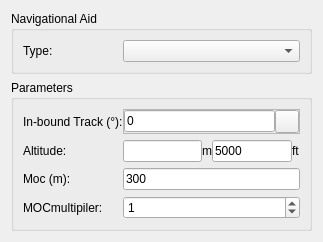
<?xml version="1.0" encoding="UTF-8"?>
<ui version="4.0">
 <class>OverheadTolerance</class>
 <widget class="QWidget" name="OverheadTolerance">
  <property name="geometry">
   <rect>
    <x>0</x>
    <y>0</y>
    <width>323</width>
    <height>242</height>
   </rect>
  </property>
  <property name="sizePolicy">
   <sizepolicy hsizetype="Preferred" vsizetype="Ignored">
    <horstretch>0</horstretch>
    <verstretch>0</verstretch>
   </sizepolicy>
  </property>
  <property name="font">
   <font>
    <family>Arial</family>
    <weight>50</weight>
    <bold>false</bold>
   </font>
  </property>
  <property name="windowTitle">
   <string>Form</string>
  </property>
  <layout class="QVBoxLayout" name="verticalLayout">
   <item>
    <widget class="QGroupBox" name="gbNavAid">
     <property name="title">
      <string>Navigational Aid</string>
     </property>
     <layout class="QVBoxLayout" name="vl_NavAid">
      <item>
       <widget class="QFrame" name="frameNavAidType">
        <property name="frameShape">
         <enum>QFrame::NoFrame</enum>
        </property>
        <property name="frameShadow">
         <enum>QFrame::Raised</enum>
        </property>
        <layout class="QHBoxLayout" name="horizontalLayout_61">
         <property name="spacing">
          <number>0</number>
         </property>
         <property name="margin">
          <number>0</number>
         </property>
         <item>
          <widget class="QLabel" name="label_69">
           <property name="minimumSize">
            <size>
             <width>100</width>
             <height>0</height>
            </size>
           </property>
           <property name="maximumSize">
            <size>
             <width>100</width>
             <height>16777215</height>
            </size>
           </property>
           <property name="font">
            <font>
             <weight>50</weight>
             <bold>false</bold>
            </font>
           </property>
           <property name="text">
            <string>Type:</string>
           </property>
          </widget>
         </item>
         <item>
          <widget class="QComboBox" name="cmbNavAidType">
           <property name="sizePolicy">
            <sizepolicy hsizetype="Expanding" vsizetype="Fixed">
             <horstretch>0</horstretch>
             <verstretch>0</verstretch>
            </sizepolicy>
           </property>
           <property name="font">
            <font>
             <weight>50</weight>
             <bold>false</bold>
            </font>
           </property>
          </widget>
         </item>
        </layout>
       </widget>
      </item>
     </layout>
    </widget>
   </item>
   <item>
    <widget class="QGroupBox" name="gbParameters">
     <property name="font">
      <font>
       <family>Arial</family>
       <weight>50</weight>
       <bold>false</bold>
      </font>
     </property>
     <property name="title">
      <string>Parameters</string>
     </property>
     <layout class="QVBoxLayout" name="vl_gbParameters">
      <item>
       <widget class="QFrame" name="frameTrackRoot">
        <property name="frameShape">
         <enum>QFrame::NoFrame</enum>
        </property>
        <property name="frameShadow">
         <enum>QFrame::Raised</enum>
        </property>
        <layout class="QHBoxLayout" name="horizontalLayout_63">
         <property name="spacing">
          <number>0</number>
         </property>
         <property name="margin">
          <number>0</number>
         </property>
         <item>
          <widget class="QLabel" name="label_71">
           <property name="minimumSize">
            <size>
             <width>100</width>
             <height>0</height>
            </size>
           </property>
           <property name="maximumSize">
            <size>
             <width>100</width>
             <height>16777215</height>
            </size>
           </property>
           <property name="font">
            <font>
             <weight>50</weight>
             <bold>false</bold>
            </font>
           </property>
           <property name="text">
            <string>In-bound Track (°):</string>
           </property>
          </widget>
         </item>
         <item>
          <widget class="QFrame" name="frameTrack">
           <property name="frameShape">
            <enum>QFrame::StyledPanel</enum>
           </property>
           <property name="frameShadow">
            <enum>QFrame::Raised</enum>
           </property>
           <layout class="QHBoxLayout" name="horizontalLayout_10">
            <property name="spacing">
             <number>0</number>
            </property>
            <property name="margin">
             <number>0</number>
            </property>
            <item>
             <widget class="QLineEdit" name="txtTrackRadial">
              <property name="enabled">
               <bool>true</bool>
              </property>
              <property name="font">
               <font>
                <weight>50</weight>
                <bold>false</bold>
               </font>
              </property>
              <property name="text">
               <string>0</string>
              </property>
             </widget>
            </item>
            <item>
             <widget class="QToolButton" name="btnCaptureTrack">
              <property name="text">
               <string/>
              </property>
              <property name="icon">
               <iconset>
                <normaloff>:/gnss_item/coordinate_capture.png</normaloff>:/gnss_item/coordinate_capture.png</iconset>
              </property>
             </widget>
            </item>
           </layout>
          </widget>
         </item>
        </layout>
       </widget>
      </item>
      <item>
       <widget class="QFrame" name="frameAltitude_2">
        <property name="frameShape">
         <enum>QFrame::NoFrame</enum>
        </property>
        <property name="frameShadow">
         <enum>QFrame::Raised</enum>
        </property>
        <layout class="QHBoxLayout" name="horizontalLayout_70">
         <property name="spacing">
          <number>0</number>
         </property>
         <property name="margin">
          <number>0</number>
         </property>
         <item>
          <widget class="QLabel" name="label_78">
           <property name="minimumSize">
            <size>
             <width>100</width>
             <height>0</height>
            </size>
           </property>
           <property name="maximumSize">
            <size>
             <width>100</width>
             <height>16777215</height>
            </size>
           </property>
           <property name="font">
            <font>
             <weight>50</weight>
             <bold>false</bold>
            </font>
           </property>
           <property name="text">
            <string>Altitude:</string>
           </property>
          </widget>
         </item>
         <item>
          <widget class="QLineEdit" name="txtAltitudeM">
           <property name="font">
            <font>
             <weight>50</weight>
             <bold>false</bold>
            </font>
           </property>
           <property name="text">
            <string/>
           </property>
          </widget>
         </item>
         <item>
          <widget class="QLabel" name="label_2">
           <property name="text">
            <string>m</string>
           </property>
          </widget>
         </item>
         <item>
          <widget class="QLineEdit" name="txtAltitude">
           <property name="font">
            <font>
             <weight>50</weight>
             <bold>false</bold>
            </font>
           </property>
           <property name="text">
            <string>5000</string>
           </property>
          </widget>
         </item>
         <item>
          <widget class="QLabel" name="label">
           <property name="text">
            <string>ft</string>
           </property>
          </widget>
         </item>
        </layout>
       </widget>
      </item>
      <item>
       <widget class="QFrame" name="frameMoc">
        <property name="frameShape">
         <enum>QFrame::NoFrame</enum>
        </property>
        <property name="frameShadow">
         <enum>QFrame::Raised</enum>
        </property>
        <layout class="QHBoxLayout" name="horizontalLayout_74">
         <property name="spacing">
          <number>0</number>
         </property>
         <property name="margin">
          <number>0</number>
         </property>
         <item>
          <widget class="QLabel" name="label_82">
           <property name="minimumSize">
            <size>
             <width>100</width>
             <height>0</height>
            </size>
           </property>
           <property name="maximumSize">
            <size>
             <width>100</width>
             <height>16777215</height>
            </size>
           </property>
           <property name="font">
            <font>
             <weight>50</weight>
             <bold>false</bold>
            </font>
           </property>
           <property name="text">
            <string>Moc (m):</string>
           </property>
          </widget>
         </item>
         <item>
          <widget class="QLineEdit" name="txtMoc">
           <property name="font">
            <font>
             <weight>50</weight>
             <bold>false</bold>
            </font>
           </property>
           <property name="text">
            <string>300</string>
           </property>
          </widget>
         </item>
        </layout>
       </widget>
      </item>
      <item>
       <widget class="QFrame" name="frameMOCMultipiler">
        <property name="frameShape">
         <enum>QFrame::NoFrame</enum>
        </property>
        <property name="frameShadow">
         <enum>QFrame::Raised</enum>
        </property>
        <layout class="QHBoxLayout" name="horizontalLayout_62">
         <property name="spacing">
          <number>0</number>
         </property>
         <property name="margin">
          <number>0</number>
         </property>
         <item>
          <widget class="QLabel" name="label_70">
           <property name="minimumSize">
            <size>
             <width>100</width>
             <height>0</height>
            </size>
           </property>
           <property name="maximumSize">
            <size>
             <width>100</width>
             <height>16777215</height>
            </size>
           </property>
           <property name="font">
            <font>
             <weight>50</weight>
             <bold>false</bold>
            </font>
           </property>
           <property name="text">
            <string>MOCmultipiler:</string>
           </property>
          </widget>
         </item>
         <item>
          <widget class="QSpinBox" name="spinBoxMocmulipiler">
           <property name="value">
            <number>1</number>
           </property>
          </widget>
         </item>
        </layout>
       </widget>
      </item>
     </layout>
    </widget>
   </item>
  </layout>
 </widget>
 <resources/>
 <connections/>
</ui>
